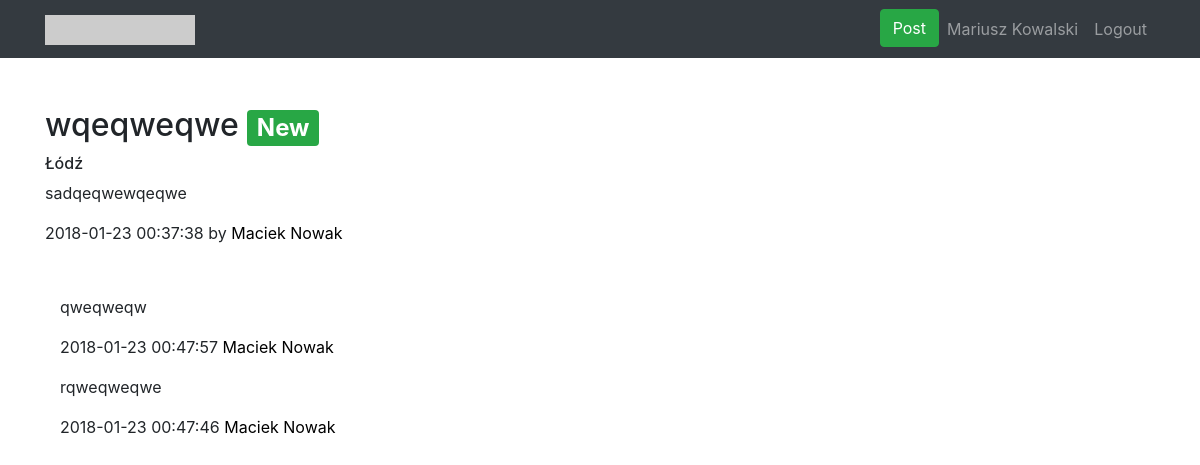
Screenshot of /view.php?post_id=9 (signed in) with the database file from the repository.
### tables this page shows
CREATE TABLE `users` (
  `user_id` int(11) NOT NULL,
  `Login` varchar(35) NOT NULL,
  `E-mail` varchar(50) NOT NULL,
  `Password` varchar(50) NOT NULL,
  `First` varchar(35) NOT NULL,
  `Last` varchar(50) NOT NULL,
  `Age` int(3) NOT NULL,
  `City` varchar(40) NOT NULL,
  `Region` varchar(40) NOT NULL,
  `Country` varchar(40) NOT NULL
);

CREATE TABLE `posts` (
  `post_id` int(11) NOT NULL,
  `title` varchar(50) NOT NULL,
  `text` varchar(2000) NOT NULL,
  `author` varchar(50) NOT NULL,
  `region_name` varchar(40) NOT NULL,
  `region_type` int(11) NOT NULL,
  `rate` int(5) NOT NULL DEFAULT '0',
  `date` datetime NOT NULL DEFAULT CURRENT_TIMESTAMP,
  `user_id` int(11) NOT NULL
);

CREATE TABLE `comments` (
  `comment_id` int(11) NOT NULL,
  `text` varchar(300) NOT NULL,
  `rate` int(11) NOT NULL,
  `date` datetime NOT NULL DEFAULT CURRENT_TIMESTAMP,
  `author` varchar(50) NOT NULL,
  `user_id` int(11) NOT NULL,
  `post_id` int(11) NOT NULL
);

### view.php (the view, shortened to what this page needs)
<!DOCTYPE html>
<?php require_once "cfg/config.php"; ?>
<html lang="en">
<head>
    <?php
    if(isset($_SESSION['username']) && $_SESSION['logged']) {
        $connect = new mysqli($host, $db_user, $db_password, $db_name);
        $connect->set_charset("utf8");
        $user = $_SESSION['username'];
        $result = $connect->query("SELECT * FROM users WHERE Login='$user'");
        $data = $result->fetch_assoc();
        if($_SESSION['username'] == $data['Login']) {
            $username = $data["First"]." ".$data["Last"];
        }
    } else {
        header("Location: login.php");
    }
    ?>
    <link href="vendor/bootstrap/css/bootstrap.min.css" rel="stylesheet">
    <link href="css/logo-nav.css" rel="stylesheet">
</head>
<body>
<nav class="navbar navbar-expand-lg navbar-dark bg-dark fixed-top">
    <div class="container">
        <a class="navbar-brand" href="index.php">
            <img src="http://placehold.it/300x60?text=Logo" width="150" height="30" alt="">
        </a>
        <div class="collapse navbar-collapse" id="navbarResponsive">
            <ul class="navbar-nav ml-auto">
                <li class="nav-item">
                    <a class="btn btn-success" href="post.php">Post</a>
                </li>
                <li class="nav-item">
                    <?php echo '<a class="nav-link" href="profile.php?user_id='.$data['user_id'].'">'.$username.'</a>';?>
                </li>
                <li class="nav-item">
                    <a class="nav-link" href="include/logout.php">Logout</a>
                </li>
            </ul>
        </div>
    </div>
</nav>
<div class="container" style="margin-top:50px;">
<?php
    if(isset($_GET['post_id'])) {
        $i = $_GET['post_id'];
        $post_row = $connect->query("SELECT * FROM posts WHERE post_id='$i'");
        $post = $post_row->fetch_assoc();
        echo '<h2>' . $post["title"];
        $post_date = new DateTime($post["date"]);
        $post_date->format('Y\-m\-d\ h-i-s');
        $diff = $post_date->diff(new DateTime());
        $hours = $diff->h;
        if ($hours < 2) {
            echo ' <span class="badge badge-secondary badge-success">New</span>';
        }
        echo '</h2>
            <h6>'.$post['region_name'].'</h6>
            <p class="text-justify">' . $post["text"] . '</p>
            <p class="text-justify">' . $post["date"] . ' by <a href="profile.php?user_id=' . $post["user_id"] . '">' . $post["author"] . '</a></p>';
        echo '<div class="container" style="margin-top:50px;">';
            $comments = $connect->query("SELECT * FROM comments");
            $num_of_rows = mysqli_num_rows($comments);
            $post_id = $_GET['post_id'];
            for ($i = $num_of_rows; $i != 0; $i--) {
                $comment_row = $connect->query("SELECT * FROM comments WHERE post_id='$post_id' AND comment_id='$i'");
                $comment = $comment_row->fetch_assoc();
                echo '
                        <p class="text-justify">
                            ' . $comment["text"] . '
                        </p>
                        <p class="text-justify">' . $comment["date"] . ' <a href="profile.php?user_id='. $comment["user_id"] .'">' . $comment["author"] . '</a></p>
                    ';
            }
    } else {
        header("Location: index.php");
    }
?>
    </div>
</div>
</body>
</html>

### css/logo-nav.css (style rules this page uses)
body { padding-top: 54px; }
@media (min-width: 992px) { body { padding-top: 56px; } }

### view.php (style rules this page uses)
a, a:hover { color: black; text-decoration: none; }

### rows the page displays
users: username "Mariusz Kowalski"
posts: title "wqeqweqwe", region_name "Łódź", text "sadqeqwewqeqwe", date "2018-01-23 00:37:38", author "Maciek Nowak"
comments: text "qweqweqw", date "2018-01-23 00:47:57", author "Maciek Nowak"
comments: text "rqweqweqwe", date "2018-01-23 00:47:46", author "Maciek Nowak"
